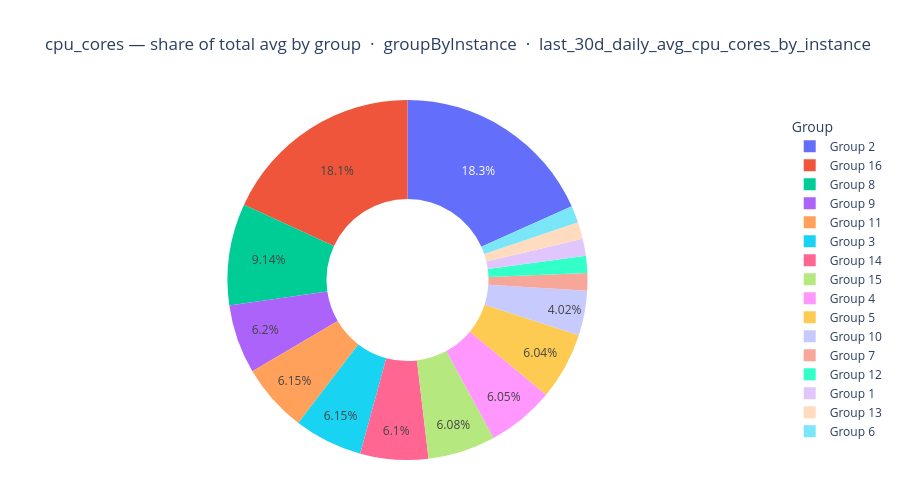

Notebook cell for this chart:
### Markdown cell above
### Chart Guide

**Purpose:** Shows each group's proportional share of total usage as an immediately
readable visual — the quickest way to see if one group is dominant.

**Chart Attributes**

| | |
|---|---|
| **Chart type** | Donut chart |
| **Segments** | One per group |
| **Size** | Proportional to the group's total usage across all periods |
| **Label** | Group name + percentage |

**Insights:** A segment taking more than 50% means one group dominates total consumption.
Many thin slivers mean load is broadly distributed — or many groups are nearly idle.
> Showing the first dataset. To show all, change `ds = datasets[0]` to `for ds in datasets:`.

### Code cell
if fig_57 is not None:
    fig_57.show()

### Figure 1 — Plotly figure (JSON) as saved in the notebook; plotly's stock layout.template omitted (floating-point values rounded to 4 significant figures)
{"data": [{"automargin": true, "customdata": [["BANK_CORP:BANK_DR:BANK_DR_FAILOVER_INSTANCE"], ["BANK_CORP:BANK_PROD:BANK_CORE_BANKING_INSTANCE"], ["BANK_CORP:BANK_PROD:BANK_RISK_ENGINE_INSTANCE"], ["HEALTHNET_ORG:HEALTH_CLINICAL:HEALTH_IMAGING_INSTANCE"], ["HEALTHNET_ORG:HEALTH_CLINICAL:HEALTH_PATIENT_DATA_INSTANCE"], ["HEALTHNET_ORG:HEALTH_RESEARCH:HEALTH_ML_TRAINING_INSTANCE"], ["MANUFACT_WORKS:MANUFACT_EDGE:MANUFACT_EDGE_CLUSTER_INSTANCE"], ["MANUFACT_WORKS:MANUFACT_PLANT_OPS:MANUFACT_IOT_GATEWAY_INSTANCE"], ["MANUFACT_WORKS:MANUFACT_PLANT_OPS:MANUFACT_SCADA_INSTANCE"], ["MOTORVAULT_INC:MOTOR_PROD:MOTOR_EV_CONFIGURATOR_INSTANCE"], ["MOTORVAULT_INC:MOTOR_PROD:MOTOR_PARTS_CATALOG_INSTANCE"], ["MOTORVAULT_INC:MOTOR_STAGING:MOTOR_STAGING_INSTANCE"], ["RETAILPLEX_CO:RETAIL_ANALYTICS:RETAIL_ANALYTICS_INSTANCE"], ["RETAILPLEX_CO:RETAIL_PROD:RETAIL_INVENTORY_INSTANCE"], ["RETAILPLEX_CO:RETAIL_PROD:RETAIL_RECOMMENDATIONS_INSTANCE"], ["RETAILPLEX_CO:RETAIL_PROD:RETAIL_STOREFRONT_INSTANCE"]], "domain": {"x": [0, 1], "y": [0, 1]}, "hole": 0.45, "hovertemplate": "<b>%{customdata[0]}</b><br>Total: %{value:.2f}<br>Share: %{percent}<extra></extra>", "insidetextorientation": "horizontal", "labels": ["Group 1", "Group 2", "Group 3", "Group 4", "Group 5", "Group 6", "Group 7", "Group 8", "Group 9", "Group 10", "Group 11", "Group 12", "Group 13", "Group 14", "Group 15", "Group 16"], "legendgroup": "", "name": "", "showlegend": true, "textinfo": "percent", "textposition": "inside", "type": "pie", "values": [241, 2874, 966, 951, 950, 237, 244, 1436, 975, 632, 967, 242, 240, 959, 955, 2850]}], "layout": {"height": 500, "legend": {"orientation": "v", "title": {"text": "Group"}, "tracegroupgap": 0, "x": 1.02, "xanchor": "left", "y": 0.5, "yanchor": "middle"}, "margin": {"b": 40, "l": 40, "r": 40, "t": 100}, "piecolorway": ["#636EFA", "#EF553B", "#00CC96", "#AB63FA", "#FFA15A", "#19D3F3", "#FF6692", "#B6E880", "#FF97FF", "#FECB52"], "title": {"text": "cpu_cores — share of total avg by group  ·  groupByInstance  ·  last_30d_daily_avg_cpu_cores_by_instance"}, "uniformtext": {"minsize": 10, "mode": "hide"}}}
